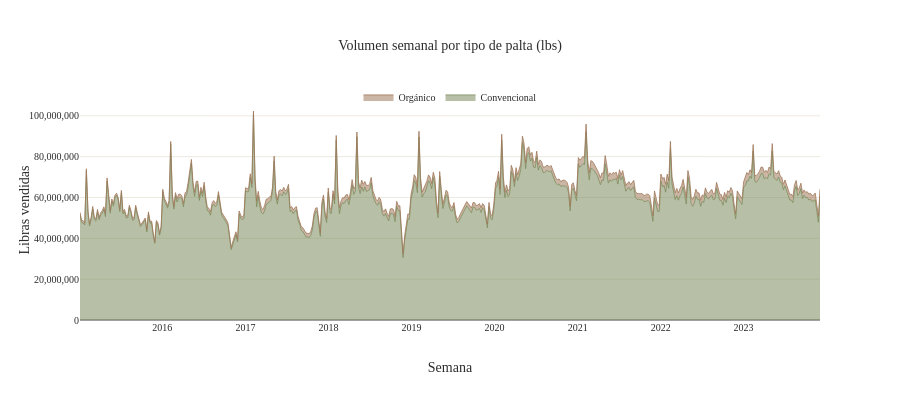

The notebook cell this image was saved under:
### Code cell
# ── GRÁFICO 3: Área apilada — volumen por tipo (orgánico vs convencional) ────
# Agregamos por semana y tipo

vol_tipo = (
    palta_1
    .groupby(["Fecha", "Tipo"])["TotalVolume"]
    .sum()
    .reset_index()
    .sort_values("Fecha")
)

convencional = vol_tipo[vol_tipo["Tipo"] == "conventional"]
organico     = vol_tipo[vol_tipo["Tipo"] == "organic"]

fig3 = go.Figure()

fig3.add_trace(go.Scatter(
    x         = convencional["Fecha"],
    y         = convencional["TotalVolume"],
    name      = "Convencional",
    mode      = "lines",
    stackgroup = "one",
    line      = dict(color=PALETA["oliva"], width=0.8),
    fillcolor = "rgba(124, 140, 94, 0.55)",
))

fig3.add_trace(go.Scatter(
    x         = organico["Fecha"],
    y         = organico["TotalVolume"],
    name      = "Orgánico",
    mode      = "lines",
    stackgroup = "one",
    line      = dict(color=PALETA["tierra"], width=0.8),
    fillcolor = "rgba(160, 120, 90, 0.55)",
))

fig3.update_layout(
    title       = "Volumen semanal por tipo de palta (lbs)",
    xaxis_title = "Semana",
    yaxis_title = "Libras vendidas",
    yaxis       = dict(tickformat=",.0f"),
    height      = 400,
    legend      = dict(orientation="h", y=1.08, x=0.5, xanchor="center"),
)

fig3.show()

### Figure 1 — Plotly figure (JSON) as saved in the notebook; plotly's stock layout.template omitted (floating-point values rounded to 4 significant figures; data arrays with more than 128 entries replaced by an {"elided": "..."} marker saying what was removed)
{"data": [{"fillcolor": "rgba(124, 140, 94, 0.55)", "line": {"color": "#7C8C5E", "width": 0.8}, "mode": "lines", "name": "Convencional", "stackgroup": "one", "type": "scatter", "x": {"elided": "466 str values"}, "y": {"elided": "466 float values"}}, {"fillcolor": "rgba(160, 120, 90, 0.55)", "line": {"color": "#A0785A", "width": 0.8}, "mode": "lines", "name": "Orgánico", "stackgroup": "one", "type": "scatter", "x": {"elided": "466 str values"}, "y": {"elided": "466 float values"}}], "layout": {"height": 400, "legend": {"orientation": "h", "x": 0.5, "xanchor": "center", "y": 1.08}, "title": {"text": "Volumen semanal por tipo de palta (lbs)"}, "xaxis": {"title": {"text": "Semana"}}, "yaxis": {"tickformat": ",.0f", "title": {"text": "Libras vendidas"}}}}
